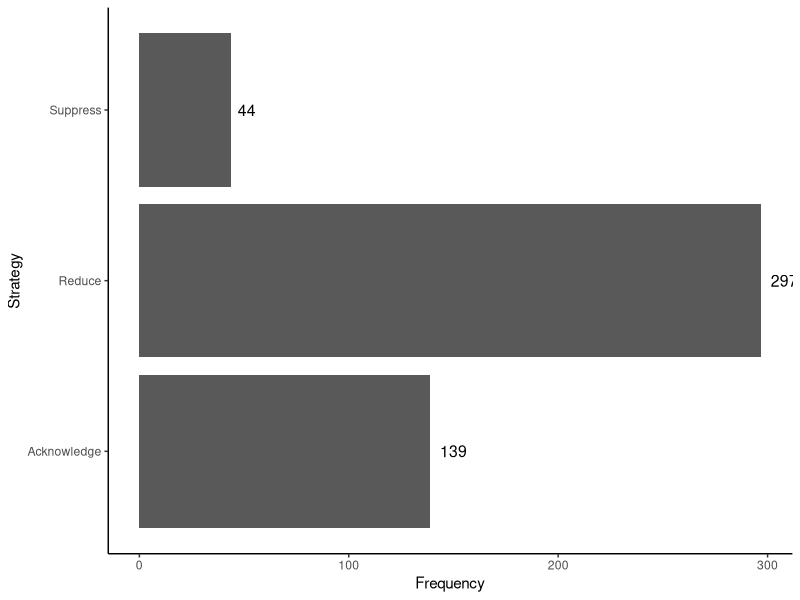
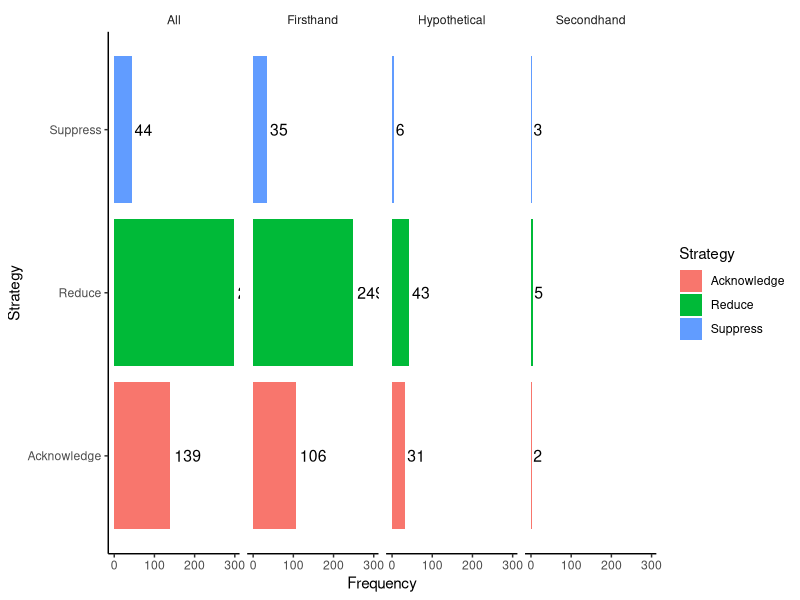
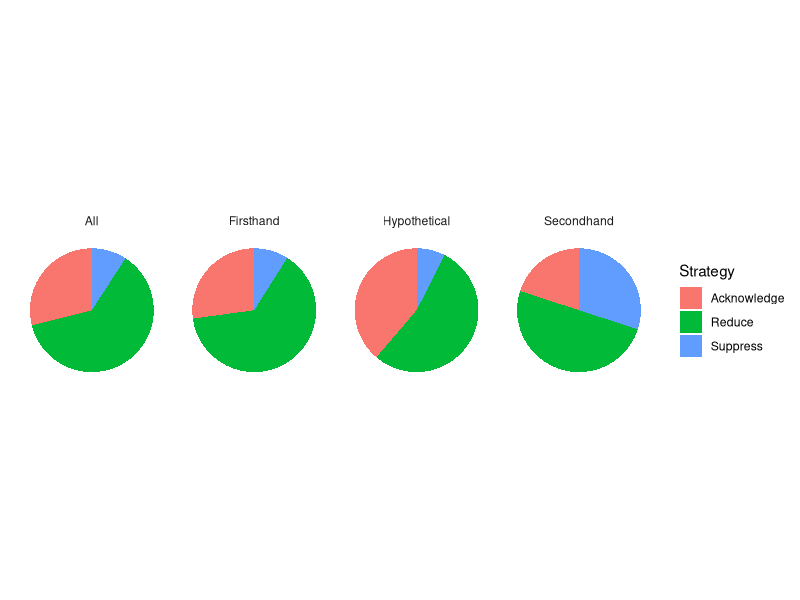
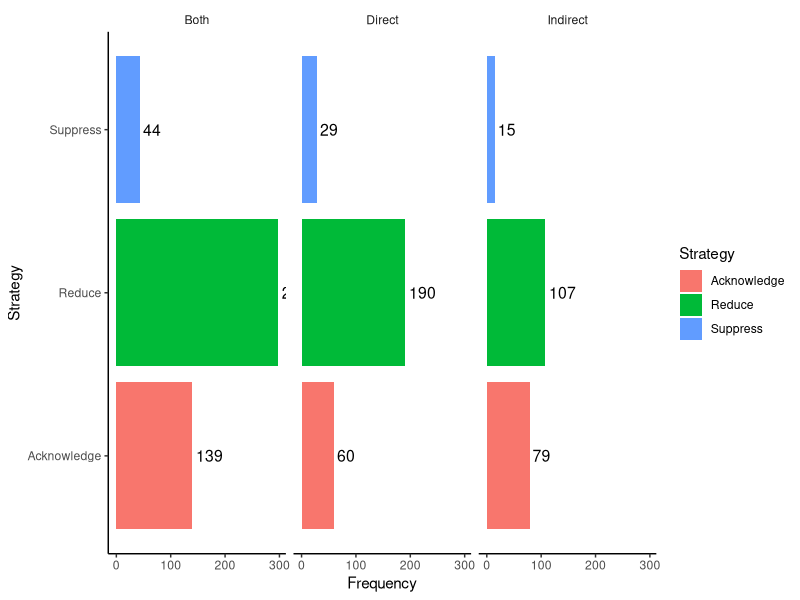
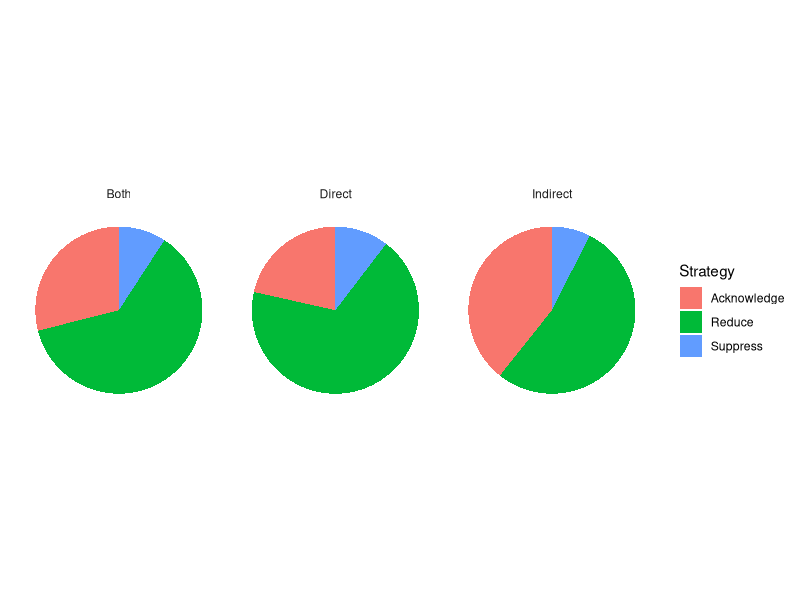
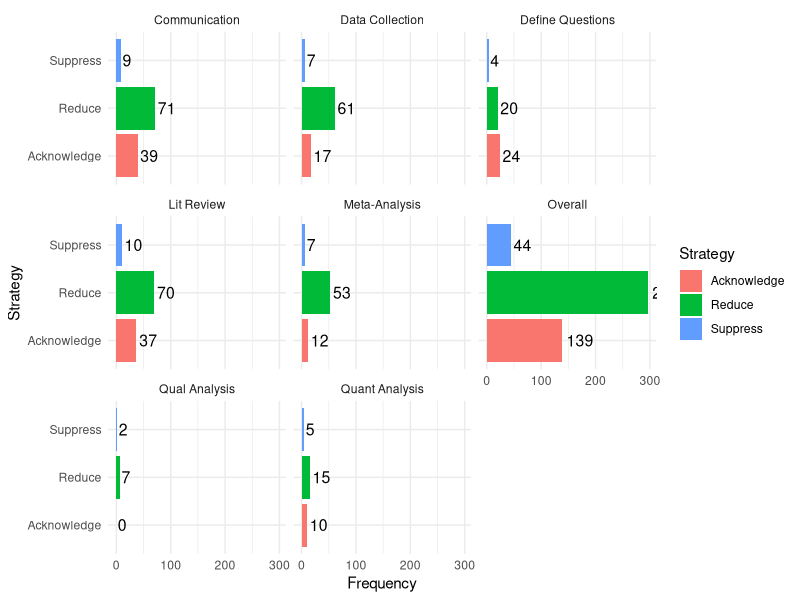
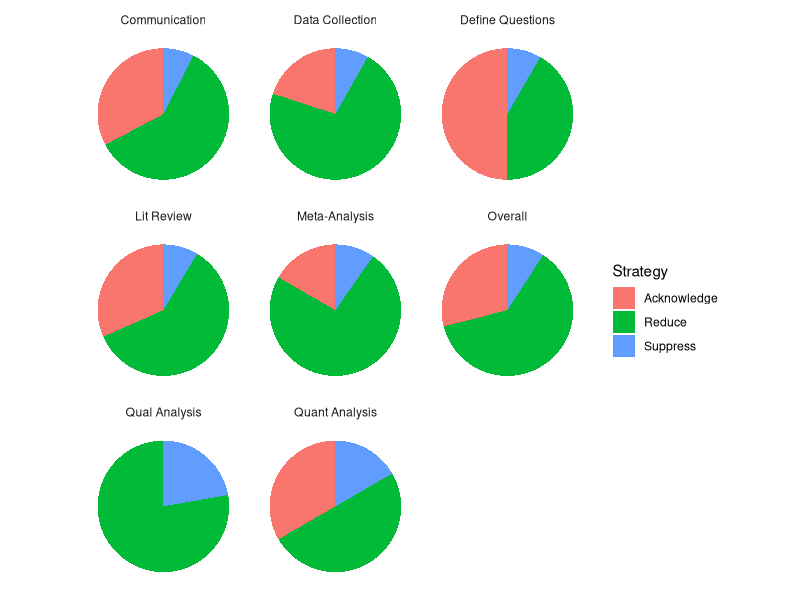
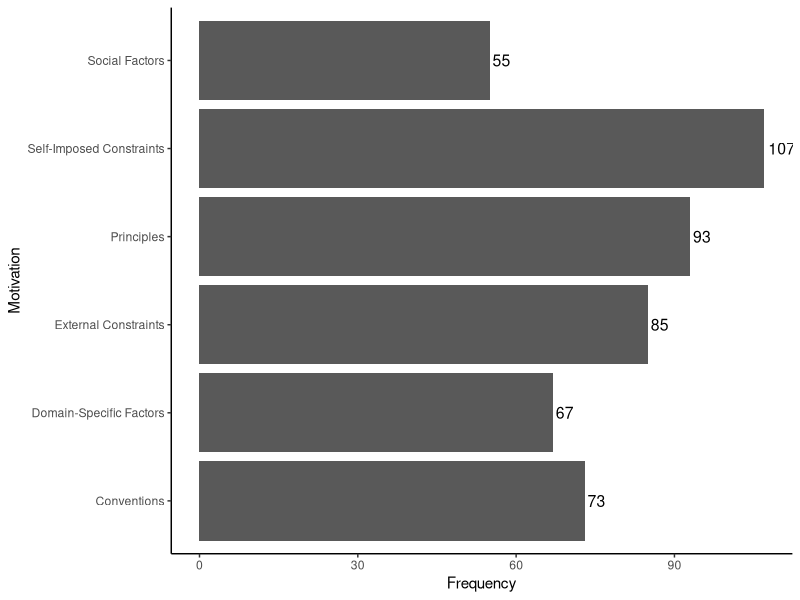

Recreate these plots in R, in order.
## ---- chunk 1
library(ggplot2)
library(dplyr)
# library(ggstance) # devtools::install_github("lionel-/ggstance")
knitr::opts_chunk$set(echo = TRUE)
## ---- chunk 2
codes <- read.csv(file="codes-anonymous.csv", header=TRUE, sep=",")
## ---- chunk 3
# counts of strategies
d.strat <- data.frame(
  "Strategy"=c('Acknowledge','Reduce','Suppress'),
  "Frequency"=c(sum(codes$Strategy=='Acknowledge'),sum(codes$Strategy=='Reduce'),sum(codes$Strategy=='Suppress')),
  "Percent"=c(sum(codes$Strategy=='Acknowledge'),sum(codes$Strategy=='Reduce'),sum(codes$Strategy=='Suppress'))/length(codes$Decision)*100
)
## ---- chunk 4
ggplot(d.strat, aes(x=Strategy,y=Frequency)) + 
  geom_bar(stat = 'identity') + 
  geom_text(aes(label=Frequency),position=position_dodge(width=0.9), size=4, hjust=-0.35) + 
  theme(panel.background = element_blank(), axis.line = element_line(colour = "black")) + 
  coord_flip()
## ---- chunk 5
# add column to data table of strategies for type of mention
d.strat.mention <- cbind(d.strat,"Mention"=c("All","All","All"))

# get counts of strategies for:
# firsthand accounts
codes.firsthand <- codes %>% filter(Mention=="Firsthand")
d.strat.mention <- rbind(d.strat.mention, data.frame(
  "Strategy"=c('Acknowledge','Reduce','Suppress'),
  "Frequency"=c(sum(codes.firsthand$Strategy=='Acknowledge'),sum(codes.firsthand$Strategy=='Reduce'),sum(codes.firsthand$Strategy=='Suppress')),
    "Percent"=c(sum(codes.firsthand$Strategy=='Acknowledge'),sum(codes.firsthand$Strategy=='Reduce'),sum(codes.firsthand$Strategy=='Suppress'))/length(codes.firsthand$Decision)*100,
  "Mention"=c("Firsthand","Firsthand","Firsthand")
))
# secondhand accounts
codes.secondhand <- codes %>% filter(Mention=="Secondhand")
d.strat.mention <- rbind(d.strat.mention, data.frame(
  "Strategy"=c('Acknowledge','Reduce','Suppress'),
  "Frequency"=c(sum(codes.secondhand$Strategy=='Acknowledge'),sum(codes.secondhand$Strategy=='Reduce'),sum(codes.secondhand$Strategy=='Suppress')),
  "Percent"=c(sum(codes.secondhand$Strategy=='Acknowledge'),sum(codes.secondhand$Strategy=='Reduce'),sum(codes.secondhand$Strategy=='Suppress'))/length(codes.secondhand$Decision)*100,
  "Mention"=c("Secondhand","Secondhand","Secondhand")
))
# hypothetical accounts
codes.hypothetical <- codes %>% filter(Mention=="Hypothetical")
d.strat.mention <- rbind(d.strat.mention, data.frame(
  "Strategy"=c('Acknowledge','Reduce','Suppress'),
  "Frequency"=c(sum(codes.hypothetical$Strategy=='Acknowledge'),sum(codes.hypothetical$Strategy=='Reduce'),sum(codes.hypothetical$Strategy=='Suppress')),
  "Percent"=c(sum(codes.hypothetical$Strategy=='Acknowledge'),sum(codes.hypothetical$Strategy=='Reduce'),sum(codes.hypothetical$Strategy=='Suppress'))/length(codes.hypothetical$Decision)*100,
  "Mention"=c("Hypothetical","Hypothetical","Hypothetical")
))
## ---- chunk 6
ggplot(d.strat.mention, aes(x=Strategy, y=Frequency, fill=Strategy)) + 
  geom_bar(stat = 'identity') + 
  geom_text(aes(label=Frequency), position=position_dodge(width=0.9), size=4, hjust=-0.15) + 
  theme(panel.background = element_blank(), axis.line = element_line(colour = "black"), strip.background = element_blank()) + 
  facet_grid(~ Mention) +
  coord_flip()

ggplot(d.strat.mention, aes(x="", y=Percent, fill=Strategy)) +
  geom_bar(width = 1, stat = "identity") +
  coord_polar("y", start = 0) +
  # geom_text(aes(label = round(Percent,digits=1)), size=4) +
  theme_minimal() + 
  theme(axis.title.x = element_blank(), axis.title.y = element_blank(), panel.border = element_blank(), panel.grid=element_blank(),
  axis.ticks = element_blank(), plot.title=element_text(size=14, face="bold"), axis.text.x=element_blank(), strip.background = element_blank()) +
  facet_grid(~ Mention)
## ---- chunk 7
# add column to data table of strategies for type of mention
d.strat.impact <- cbind(d.strat,"Impact"=c("Both","Both","Both"))

# get counts of strategies for decisions with:
# direct impact
codes.direct <- codes %>% filter(Impact=="Direct")
d.strat.impact <- rbind(d.strat.impact, data.frame(
  "Strategy"=c('Acknowledge','Reduce','Suppress'),
  "Frequency"=c(sum(codes.direct$Strategy=='Acknowledge'),sum(codes.direct$Strategy=='Reduce'),sum(codes.direct$Strategy=='Suppress')),
  "Percent"=c(sum(codes.direct$Strategy=='Acknowledge'),sum(codes.direct$Strategy=='Reduce'),sum(codes.direct$Strategy=='Suppress'))/length(codes.direct$Decision)*100,
  "Impact"=c("Direct","Direct","Direct")
))
# indirect impact
codes.indirect <- codes %>% filter(Impact=="Indirect")
d.strat.impact <- rbind(d.strat.impact, data.frame(
  "Strategy"=c('Acknowledge','Reduce','Suppress'),
  "Frequency"=c(sum(codes.indirect$Strategy=='Acknowledge'),sum(codes.indirect$Strategy=='Reduce'),sum(codes.indirect$Strategy=='Suppress')),
  "Percent"=c(sum(codes.indirect$Strategy=='Acknowledge'),sum(codes.indirect$Strategy=='Reduce'),sum(codes.indirect$Strategy=='Suppress'))/length(codes.indirect$Decision)*100,
  "Impact"=c("Indirect","Indirect","Indirect")
))
## ---- chunk 8
ggplot(d.strat.impact, aes(x=Strategy,y=Frequency,fill=Strategy)) + 
  geom_bar(stat = 'identity') + 
  geom_text(aes(label=Frequency),position=position_dodge(width=0.9), size=4, hjust=-0.15) + 
  theme(panel.background = element_blank(), axis.line = element_line(colour = "black"), strip.background = element_blank()) + 
  facet_grid(~ Impact) +
  coord_flip()

ggplot(d.strat.impact, aes(x="", y=Percent, fill=Strategy)) +
  geom_bar(width = 1, stat = "identity") +
  coord_polar("y", start = 0) +
  # geom_text(aes(label = round(Percent,digits=1)), size=4) +
  theme_minimal() + 
  theme(axis.title.x = element_blank(), axis.title.y = element_blank(), panel.border = element_blank(), panel.grid=element_blank(),
  axis.ticks = element_blank(), plot.title=element_text(size=14, face="bold"), axis.text.x=element_blank(), strip.background = element_blank()) +
  facet_grid(~ Impact)
## ---- chunk 9
# add column to data table of strategies for type of mention
d.strat.stage <- cbind(d.strat,"Stage"=c("Overall","Overall","Overall"))

# get counts of strategies at the stage of:
# questions
codes.questions <- codes %>% filter(Stage.of.Analysis=="Defining questions and objectives")
d.strat.stage <- rbind(d.strat.stage, data.frame(
  "Strategy"=c('Acknowledge','Reduce','Suppress','All'),
  "Frequency"=c(sum(codes.questions$Strategy=='Acknowledge'),sum(codes.questions$Strategy=='Reduce'),sum(codes.questions$Strategy=='Suppress'),length(codes.questions$Decision)),
  "Percent"=c(sum(codes.questions$Strategy=='Acknowledge'),sum(codes.questions$Strategy=='Reduce'),sum(codes.questions$Strategy=='Suppress'),length(codes.questions$Decision))/length(codes.questions$Decision)*100,
  "Stage"=c("Define Questions","Define Questions","Define Questions","Define Questions")
))
# literature review
codes.review <- codes %>% filter(Stage.of.Analysis=="Literature review")
d.strat.stage <- rbind(d.strat.stage, data.frame(
  "Strategy"=c('Acknowledge','Reduce','Suppress','All'),
  "Frequency"=c(sum(codes.review$Strategy=='Acknowledge'),sum(codes.review$Strategy=='Reduce'),sum(codes.review$Strategy=='Suppress'),length(codes.review$Decision)),
  "Percent"=c(sum(codes.review$Strategy=='Acknowledge'),sum(codes.review$Strategy=='Reduce'),sum(codes.review$Strategy=='Suppress'),length(codes.review$Decision))/length(codes.review$Decision)*100,
  "Stage"=c("Lit Review","Lit Review","Lit Review","Lit Review")
))
# data collection
codes.collect <- codes %>% filter(Stage.of.Analysis=="Data collection")
d.strat.stage <- rbind(d.strat.stage, data.frame(
  "Strategy"=c('Acknowledge','Reduce','Suppress','All'),
  "Frequency"=c(sum(codes.collect$Strategy=='Acknowledge'),sum(codes.collect$Strategy=='Reduce'),sum(codes.collect$Strategy=='Suppress'),length(codes.collect$Decision)),
  "Percent"=c(sum(codes.collect$Strategy=='Acknowledge'),sum(codes.collect$Strategy=='Reduce'),sum(codes.collect$Strategy=='Suppress'),length(codes.collect$Decision))/length(codes.collect$Decision)*100,
  "Stage"=c("Data Collection","Data Collection","Data Collection","Data Collection")
))
# meta-analysis
codes.meta <- codes %>% filter(Stage.of.Analysis=="Meta-analysis")
d.strat.stage <- rbind(d.strat.stage, data.frame(
  "Strategy"=c('Acknowledge','Reduce','Suppress','All'),
  "Frequency"=c(sum(codes.meta$Strategy=='Acknowledge'),sum(codes.meta$Strategy=='Reduce'),sum(codes.meta$Strategy=='Suppress'),length(codes.meta$Decision)),
  "Percent"=c(sum(codes.meta$Strategy=='Acknowledge'),sum(codes.meta$Strategy=='Reduce'),sum(codes.meta$Strategy=='Suppress'),length(codes.meta$Decision))/length(codes.meta$Decision)*100,
  "Stage"=c("Meta-Analysis","Meta-Analysis","Meta-Analysis","Meta-Analysis")
))
# quantitative analysis
codes.quant <- codes %>% filter(Stage.of.Analysis=="Quantitative Analysis")
d.strat.stage <- rbind(d.strat.stage, data.frame(
  "Strategy"=c('Acknowledge','Reduce','Suppress','All'),
  "Frequency"=c(sum(codes.quant$Strategy=='Acknowledge'),sum(codes.quant$Strategy=='Reduce'),sum(codes.quant$Strategy=='Suppress'),length(codes.quant$Decision)),
  "Percent"=c(sum(codes.quant$Strategy=='Acknowledge'),sum(codes.quant$Strategy=='Reduce'),sum(codes.quant$Strategy=='Suppress'),length(codes.quant$Decision))/length(codes.quant$Decision)*100,
  "Stage"=c("Quant Analysis","Quant Analysis","Quant Analysis","Quant Analysis")
))
# qualitative analysis
codes.qual <- codes %>% filter(Stage.of.Analysis=="Qualitative analysis")
d.strat.stage <- rbind(d.strat.stage, data.frame(
  "Strategy"=c('Acknowledge','Reduce','Suppress','All'),
  "Frequency"=c(sum(codes.qual$Strategy=='Acknowledge'),sum(codes.qual$Strategy=='Reduce'),sum(codes.qual$Strategy=='Suppress'),length(codes.qual$Decision)),
  "Percent"=c(sum(codes.qual$Strategy=='Acknowledge'),sum(codes.qual$Strategy=='Reduce'),sum(codes.qual$Strategy=='Suppress'),length(codes.qual$Decision))/length(codes.qual$Decision)*100,
  "Stage"=c("Qual Analysis","Qual Analysis","Qual Analysis","Qual Analysis")
))
# communication
codes.comm <- codes %>% filter(Stage.of.Analysis=="Communication")
d.strat.stage <- rbind(d.strat.stage, data.frame(
  "Strategy"=c('Acknowledge','Reduce','Suppress','All'),
  "Frequency"=c(sum(codes.comm$Strategy=='Acknowledge'),sum(codes.comm$Strategy=='Reduce'),sum(codes.comm$Strategy=='Suppress'),length(codes.comm$Decision)),
  "Percent"=c(sum(codes.comm$Strategy=='Acknowledge'),sum(codes.comm$Strategy=='Reduce'),sum(codes.comm$Strategy=='Suppress'),length(codes.comm$Decision))/length(codes.comm$Decision)*100,
  "Stage"=c("Communication","Communication","Communication","Communication")
))
## ---- chunk 10
# frequencies as bars
d.strat.stage %>% filter(!Strategy %in% "All") %>%
  ggplot(aes(x=Strategy,y=Frequency,fill=Strategy)) + 
  geom_bar(stat = 'identity') + 
  geom_text(aes(label=Frequency),position=position_dodge(width=0.9), size=4, hjust=-0.15) + 
  theme_minimal() +
  theme(panel.background = element_blank()) +
  facet_wrap(~ Stage) +
  coord_flip()

# proportions as pies
d.strat.stage %>% filter(!Strategy %in% "All") %>%
  ggplot(aes(x="", y=Percent, fill=Strategy)) +
  geom_bar(width = 1, stat = "identity") +
  coord_polar("y", start = 0) +
  # geom_text(aes(label = round(Percent,digits=1)), size=4) +
  theme_minimal() + 
  theme(axis.title.x = element_blank(), axis.title.y = element_blank(), panel.border = element_blank(), panel.grid=element_blank(),
  axis.ticks = element_blank(), plot.title=element_text(size=14, face="bold"), axis.text.x=element_blank(), strip.background = element_blank()) +
  facet_wrap(~ Stage)
## ---- chunk 11
# figures for export to ai

# total frequencies at each stage as bars
freqStages <- d.strat.stage %>% filter(Strategy %in% "All") %>%
  ggplot(aes(x=Stage, y=Frequency)) + 
  geom_bar(stat = 'identity') + 
  geom_text(aes(label=Frequency),position=position_dodge(width=0.9), size=4, hjust=-0.15) + 
  theme_minimal() +
  theme(panel.background = element_blank()) +
  coord_flip()

ggsave(freqStages, file = "frequenciesStagesTotal.svg", width = 2, height = 3, units = "in")

# proportions as stacked bars
propStages <- d.strat.stage %>% filter(!Strategy %in% "All") %>%
  ggplot(aes(x=Stage, y=Percent,fill=Strategy)) + 
  geom_bar(stat = 'identity') + 
  # geom_text(aes(label=Frequency),position=position_dodge(width=0.9), size=4) + 
  scale_fill_brewer(type = "qual", palette = 1, aesthetics = "fill") +
  theme_minimal() +
  # theme(panel.background = element_blank(), axis.title.y=element_blank(), axis.text.y=element_blank()) +
  coord_flip()

ggsave(propStages, file = "proportionsStagesStacked.svg", width = 2, height = 3, units = "in")
## ---- chunk 12
unique(codes$Reason)
## ---- chunk 13
# add a column to the data table for motivations
codes$Motivation <- with(codes, 
                         ifelse(Reason %in% c("Consistency", "Reproducibility", "Comprehensiveness"), "Principles",
                            ifelse(Reason %in% c("Confidence through consensus", "Ease of understanding"), "Social Factors",
                               ifelse(Reason %in% c("Domain knowledge", "Conceptual clarity"), "Domain-Specific Factors",
                                  ifelse(Reason %in% c("Statistical power", "Standard practice"), "Conventions",
                                     ifelse(Reason %in% c("Research questions", "Caution", "Preference", "Lack of knowledge"), "Self-Imposed Constraints",
                                        "External Constraints"
                                     )
                                  )
                               )
                            )
                         )
                    )
## ---- chunk 14
# counts of strategies
d.motive <- data.frame(
  "Motivation"=c("Principles","Social Factors","Domain-Specific Factors","Conventions","Self-Imposed Constraints","External Constraints"),
  "Frequency"=c(sum(codes$Motivation=="Principles"),sum(codes$Motivation=="Social Factors"),sum(codes$Motivation=="Domain-Specific Factors"),sum(codes$Motivation=="Conventions"),sum(codes$Motivation=="Self-Imposed Constraints"),sum(codes$Motivation=="External Constraints")),
  "Percent"=c(sum(codes$Motivation=="Principles"),sum(codes$Motivation=="Social Factors"),sum(codes$Motivation=="Domain-Specific Factors"),sum(codes$Motivation=="Conventions"),sum(codes$Motivation=="Self-Imposed Constraints"),sum(codes$Motivation=="External Constraints"))/length(codes$Decision)*100
)
## ---- chunk 15
ggplot(d.motive, aes(x=Motivation,y=Frequency)) + 
  geom_bar(stat = 'identity') + 
  geom_text(aes(label=Frequency),position=position_dodge(width=0.9), size=4, hjust=-0.15) + 
  theme(panel.background = element_blank(), axis.line = element_line(colour = "black")) +
  coord_flip()

ggplot(codes, aes(x=Reason)) +
  geom_bar(stat = 'count') +
  theme(panel.background = element_blank(), axis.line = element_line(colour = "black"), strip.background = element_blank(), strip.text.y = element_text(angle = 0)) +
  facet_grid(Motivation ~ ., scales = "free", space = "free") +
  coord_flip()

motivations <- ggplot(codes, aes(x=Reason)) +
  geom_bar(stat = 'count') +
  theme_minimal() +
  theme(panel.background = element_blank(), strip.background = element_blank(), strip.text.y = element_text(angle = 0)) +
  facet_grid(Motivation ~ ., scales = "free", space = "free") +
  coord_flip()

# saving
ggsave(motivations, file = "motivations.svg", width = 7, height = 3, units = "in")

# this one is kinda weird, but I find it helpful when it's enlarged in a separate window
# ggplot(codes, aes(x=factor(1),fill=Reason)) + 
#   geom_bar(width = 1) + 
#   coord_polar("y", start = 0) +
#   theme_minimal() + 
#   theme(axis.title.x = element_blank(), axis.title.y = element_blank(), panel.border = element_blank(), panel.grid=element_blank(),
#   axis.ticks = element_blank(), plot.title=element_text(size=14, face="bold"), axis.text.x=element_blank(), strip.background = element_blank()) +
#   facet_wrap(~ Motivation)
## ---- chunk 16
# add column to data table of strategies for type of mention
d.motive.strat <- cbind(d.motive,"Strategy"=c("All","All","All","All","All","All"))

# get counts of motivations for each strategy:
# acknowledge
codes.acknowledge <- codes %>% filter(Strategy=="Acknowledge")
d.motive.strat <- rbind(d.motive.strat, data.frame(
  "Motivation"=c("Principles","Social Factors","Domain-Specific Factors","Conventions","Self-Imposed Constraints","External Constraints"),
  "Frequency"=c(sum(codes.acknowledge$Motivation=="Principles"),sum(codes.acknowledge$Motivation=="Social Factors"),sum(codes.acknowledge$Motivation=="Domain-Specific Factors"),sum(codes.acknowledge$Motivation=="Conventions"),sum(codes.acknowledge$Motivation=="Self-Imposed Constraints"),sum(codes.acknowledge$Motivation=="External Constraints")),
  "Percent"=c(sum(codes.acknowledge$Motivation=="Principles"),sum(codes.acknowledge$Motivation=="Social Factors"),sum(codes.acknowledge$Motivation=="Domain-Specific Factors"),sum(codes.acknowledge$Motivation=="Conventions"),sum(codes.acknowledge$Motivation=="Self-Imposed Constraints"),sum(codes.acknowledge$Motivation=="External Constraints"))/length(codes.acknowledge$Decision)*100,
  "Strategy"=c("Acknowledge","Acknowledge","Acknowledge","Acknowledge","Acknowledge","Acknowledge")
))
# reduce
codes.reduce <- codes %>% filter(Strategy=="Reduce")
d.motive.strat <- rbind(d.motive.strat, data.frame(
  "Motivation"=c("Principles","Social Factors","Domain-Specific Factors","Conventions","Self-Imposed Constraints","External Constraints"),
  "Frequency"=c(sum(codes.reduce$Motivation=="Principles"),sum(codes.reduce$Motivation=="Social Factors"),sum(codes.reduce$Motivation=="Domain-Specific Factors"),sum(codes.reduce$Motivation=="Conventions"),sum(codes.reduce$Motivation=="Self-Imposed Constraints"),sum(codes.reduce$Motivation=="External Constraints")),
  "Percent"=c(sum(codes.reduce$Motivation=="Principles"),sum(codes.reduce$Motivation=="Social Factors"),sum(codes.reduce$Motivation=="Domain-Specific Factors"),sum(codes.reduce$Motivation=="Conventions"),sum(codes.reduce$Motivation=="Self-Imposed Constraints"),sum(codes.reduce$Motivation=="External Constraints"))/length(codes.reduce$Decision)*100,
  "Strategy"=c("Reduce","Reduce","Reduce","Reduce","Reduce","Reduce")
))
# suppress
codes.suppress <- codes %>% filter(Strategy=="Suppress")
d.motive.strat <- rbind(d.motive.strat, data.frame(
  "Motivation"=c("Principles","Social Factors","Domain-Specific Factors","Conventions","Self-Imposed Constraints","External Constraints"),
  "Frequency"=c(sum(codes.suppress$Motivation=="Principles"),sum(codes.suppress$Motivation=="Social Factors"),sum(codes.suppress$Motivation=="Domain-Specific Factors"),sum(codes.suppress$Motivation=="Conventions"),sum(codes.suppress$Motivation=="Self-Imposed Constraints"),sum(codes.suppress$Motivation=="External Constraints")),
  "Percent"=c(sum(codes.suppress$Motivation=="Principles"),sum(codes.suppress$Motivation=="Social Factors"),sum(codes.suppress$Motivation=="Domain-Specific Factors"),sum(codes.suppress$Motivation=="Conventions"),sum(codes.suppress$Motivation=="Self-Imposed Constraints"),sum(codes.suppress$Motivation=="External Constraints"))/length(codes.suppress$Decision)*100,
  "Strategy"=c("Suppress","Suppress","Suppress","Suppress","Suppress","Suppress")
))
## ---- chunk 17
ggplot(d.motive.strat, aes(x=Motivation,y=Frequency)) + 
  geom_bar(stat = 'identity') + 
  geom_text(aes(label=Frequency),position=position_dodge(width=0.9), size=4, hjust=-0.15) + 
  theme(panel.background = element_blank(), axis.line = element_line(colour = "black"), strip.background = element_blank()) + 
  facet_wrap(~ Strategy) + 
  coord_flip()

ggplot(d.motive.strat, aes(x="", y=Percent, fill=Motivation)) +
  geom_bar(width = 1, stat = "identity") +
  coord_polar("y", start = 0) +
  # geom_text(aes(label = round(Percent,digits=1)), size=4) +
  theme_minimal() + 
  theme(axis.title.x = element_blank(), axis.title.y = element_blank(), panel.border = element_blank(), panel.grid=element_blank(),
  axis.ticks = element_blank(), plot.title=element_text(size=14, face="bold"), axis.text.x=element_blank()) +
  facet_wrap(~ Strategy)
## ---- chunk 18
unique(codes$Need)
